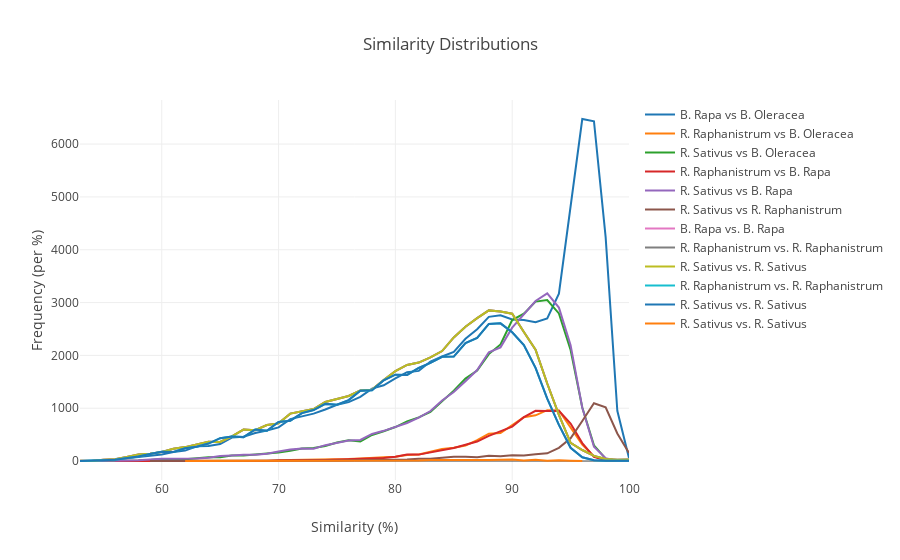

This figure's notebook cell:
### Code cell
# Cell 4
# Sets layout for similarity distribution
layout = go.Layout(title='Similarity Distributions',
                   plot_bgcolor='rgb(255, 255,255)',
                   xaxis=dict(title='Similarity (%)'),
                   yaxis=dict(title='Frequency (per %)'))

# Uses the trace plots added in previous cell
fig = go.Figure(data=tracePlots, layout=layout)

# Plot data in the notebook
iplot(fig)
